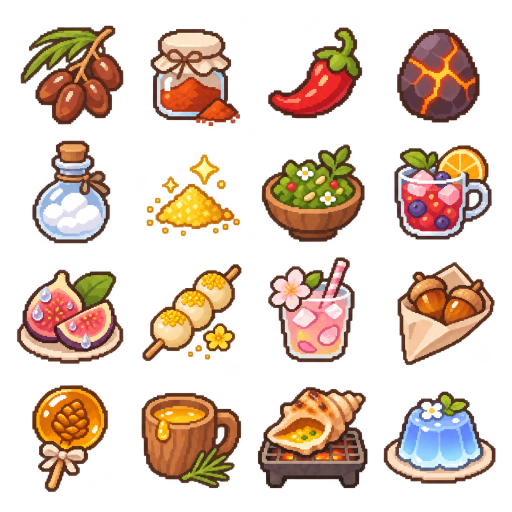
#> input picture art/source/items3_b.png, 1024 x 1024 px, given in place of bears.png, which was not available (shown at 1/2 size)
$ python process_art.py
#> lines starting #> are read from the running program, lines starting #| are printed output that depends on the picture; after the words box and inside, x2 and y2 are one past the last pixel; in counts of white or black regions, pixels touching at a corner belong together
"""AI 생성 시트(art/source/*.png)를 게임용 스프라이트(public/assets/*.png)로 변환한다.

- 캐릭터/오브젝트 시트: 격자 칸별로 잘라 → 반투명 번짐(halo) 제거 → 1/SCALE 축소 → 알파 이진화
- 타일 시트: 칸 중앙(테두리 제외)만 잘라 16×16으로 축소

사용법: python3 scripts/process_art.py
"""
from pathlib import Path
import numpy as np
from PIL import Image, ImageDraw
from scipy import ndimage

ROOT = Path(__file__).resolve().parent.parent
SRC = ROOT / "art" / "source"
OUT = ROOT / "public" / "assets"
OUT.mkdir(parents=True, exist_ok=True)

SCALE = 6          # 캐릭터·오브젝트 축소 배율 (원본 1024px 시트 기준)
TILE = 24
ALPHA_CUT = 140    # 이 값 미만 알파는 투명 처리 (AI 이미지의 뿌연 테두리 제거)


def clean_alpha(im: Image.Image) -> Image.Image:
    im = im.convert("RGBA")
    px = im.load()
    for y in range(im.height):
        for x in range(im.width):
            r, g, b, a = px[x, y]
            px[x, y] = (r, g, b, 255) if a >= ALPHA_CUT else (0, 0, 0, 0)
    return im


def slice_grid(sheet: str, cols: int, rows: int, names: list[list[str | None]], fit: int | None = None):
    """fit: 지정하면 긴 변을 fit px에 맞춘다 (아이콘용). 아니면 1/SCALE 축소."""
#> called with sheet = 'bears.png', cols = 3, rows = 4
    im = Image.open(SRC / sheet).convert("RGBA")
#> im is the input picture: PIL image 1024x1024 RGBA; mean R, G, B, A 137.4, 96.7, 65, 95.8
    cw, ch = im.width / cols, im.height / rows
#> cw = 341.3; ch = 256
    for r in range(rows):
        for c in range(cols):
            name = names[r][c]
            if not name:
                continue
            cell = im.crop((int(c * cw), int(r * ch), int((c + 1) * cw), int((r + 1) * ch)))
            # 알파 기준으로 내용 영역만 남기기 — 칸 중심에 가장 가까운 큰 덩어리(이웃 칸에서 삐져나온 조각 제외)
            a = np.array(cell.getchannel("A")) >= ALPHA_CUT
            lab, n = ndimage.label(ndimage.binary_dilation(a, iterations=6))
            if n == 0:
                print("empty cell", sheet, r, c)
                continue
            sizes = ndimage.sum(np.ones_like(lab), lab, range(1, n + 1))
            keep = int(np.argmax(sizes)) + 1
            region = (lab == keep) & a
            ys, xs = np.nonzero(region)
            bbox = (xs.min(), ys.min(), xs.max() + 1, ys.max() + 1)
            arr = np.array(cell)
            arr[..., 3] = np.where(region, arr[..., 3], 0)
            cell = Image.fromarray(arr).crop(bbox)
            f = (fit / max(cell.width, cell.height)) if fit else (1 / SCALE)
            w = max(1, round(cell.width * f))
            h = max(1, round(cell.height * f))
            small = clean_alpha(cell.resize((w, h), Image.BOX))
            small.save(OUT / f"{name}.png")
            print(f"{name:20s} {w}x{h}")
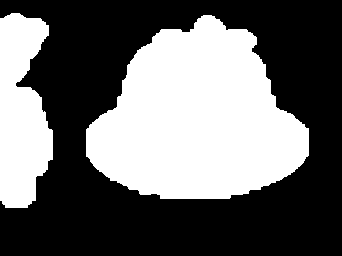
#> a: shape (256, 342) bool; 40.9% white; 2 white regions, box (x1, y1, x2, y2) and area: (86, 15, 309, 199) 28006, (0, 13, 53, 208) 7827
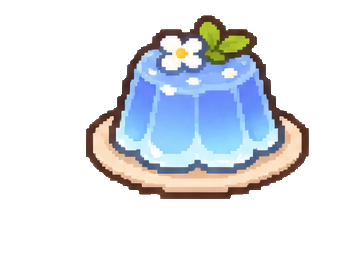
#> arr: shape (256, 342, 4); mean R, G, B, A 126.9, 113.6, 109.5, 80.2; transparent parts drawn white
#> region: shape (256, 342) bool; 32% white; 1 white region, box (x1, y1, x2, y2) and area: (86, 15, 309, 199) 28006


# [30 lines left out: function slice_tiles, not called in this run]


def slice_frames(bear: str, sheet: str, rows: list, scale_row: int):
    """곰 동작 그림(3열 × 2행: 앞·옆·뒤 × 두 동작)을 서 있는 그림과 같은 비율로 맞춘다.
    scale_row 줄의 머리 너비를 서 있는 그림과 견줘 그 장의 배율 하나를 정한다
    (장마다 따로 맞추면 크기가 들쭉날쭉해지고, 팔을 든 그림은 머리 너비를 재기 어렵다)."""
#> called with bear = 'dad', sheet = 'walk_dad.png', scale_row = -1
    im = Image.open(SRC / sheet).convert("RGBA")
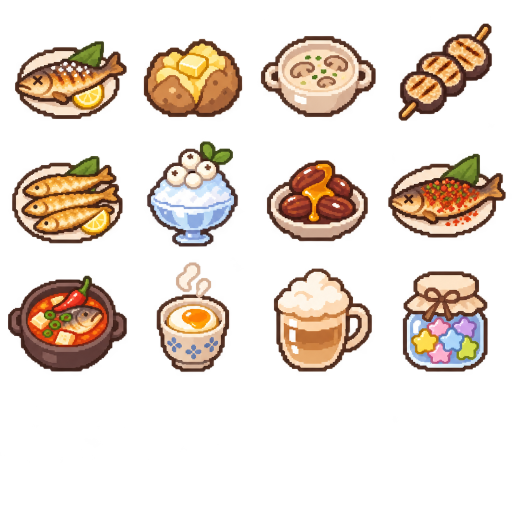
#> input picture art/source/items3_c.png, 1024 x 1024 px, given in place of walk_dad.png, which was not available (shown at 1/2 size)
#> im is the input picture: PIL image 1024x1024 RGBA; mean R, G, B, A 104.1, 80, 60.9, 75
    cw, ch = im.width / 3, im.height / 2
#> cw = 341.3; ch = 512

    def head_w(img):
        al = np.array(img.getchannel("A")) > 0
        top = al[: max(1, int(img.height * 0.4))]
        return max(int(row.sum()) for row in top)

    cells = []
    for r in range(2):
        for c, facing in enumerate(["front", "side", "back"]):
            idle = Image.open(OUT / f"{bear}_{facing}.png").convert("RGBA")
            cell = im.crop((int(c * cw), int(r * ch), int((c + 1) * cw), int((r + 1) * ch)))
            a = np.array(cell.getchannel("A")) >= ALPHA_CUT
#> a: shape (512, 341) bool; 36.8% white; 4 white regions, box (x1, y1, x2, y2) and area: (24, 312, 245, 487) 29729, (30, 83, 253, 238) 25241, (288, 96, 341, 234) 5379, (294, 329, 341, 459) 3843
            lab, n = ndimage.label(ndimage.binary_dilation(a, iterations=6))
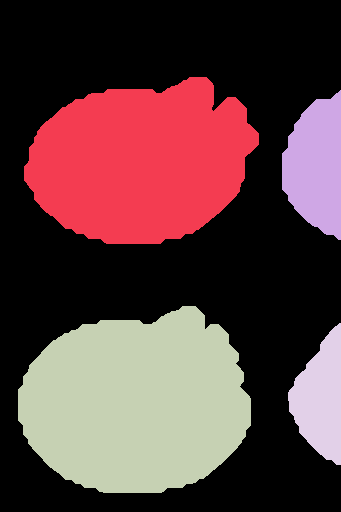
#> lab: shape (512, 341) int32; 5 distinct labels, from 0 to 4; one colour per label, 0 black
#> n = 4
            sizes = ndimage.sum(np.ones_like(lab), lab, range(1, n + 1))
#> sizes = [28905, 6470, 33506, 4784]
            region = (lab == int(np.argmax(sizes)) + 1) & a
#> region: shape (512, 341) bool; 17% white; 1 white region, box (x1, y1, x2, y2) and area: (24, 312, 245, 487) 29729
            ys, xs = np.nonzero(region)
            arr = np.array(cell)
            arr[..., 3] = np.where(region, arr[..., 3], 0)
#> arr: shape (512, 341, 4)
            body = Image.fromarray(arr).crop((xs.min(), ys.min(), xs.max() + 1, ys.max() + 1))
            cells.append((r, facing, idle, body))
    f = float(np.median([head_w(idle) / head_w(body) for r, _, idle, body in cells if r == scale_row or scale_row < 0]))
#> in head_w, `al = np.array(img.getchannel("A")) > 0`: al: shape (33, 34) bool; 64.3% white; 6 black regions (2 under 20 px), largest, box (x1, y1, x2, y2) and area: (0, 10, 16, 33) 146, (0, 0, 28, 16) 101, (17, 20, 34, 33) 84, (28, 0, 34, 15) 59
#> in head_w (call 2), `al = np.array(img.getchannel("A")) > 0`: al: shape (175, 221) bool; 76.9% white; 4 black regions, box (x1, y1, x2, y2) and area: (0, 0, 158, 77) 3681, (172, 0, 221, 86) 1810, (138, 114, 221, 175) 1734, (0, 109, 79, 175) 1721
#> in head_w (call 2), `top = al[: max(1, int(img.height * 0.4))]`: top: shape (70, 221) bool; 65.4% white; 2 black regions, box (x1, y1, x2, y2) and area: (0, 0, 158, 70) 3656, (172, 0, 221, 70) 1696
#> in head_w (call 3), `al = np.array(img.getchannel("A")) > 0`: al: shape (32, 23) bool; 77.2% white; 3 black regions (1 under 20 px), largest, box (x1, y1, x2, y2) and area: (12, 0, 23, 28) 124, (0, 29, 23, 32) 42
#> in head_w (call 4), `al = np.array(img.getchannel("A")) > 0`: al: shape (210, 135) bool; 75.8% white; 4 black regions, box (x1, y1, x2, y2) and area: (71, 118, 135, 210) 2709, (79, 0, 135, 109) 2435, (0, 0, 64, 45) 1458, (0, 176, 17, 210) 257
#> in head_w (call 4), `top = al[: max(1, int(img.height * 0.4))]`: top: shape (84, 135) bool; 67.5% white; 2 black regions, box (x1, y1, x2, y2) and area: (79, 0, 135, 84) 2230, (0, 0, 64, 45) 1458
#> in head_w (call 5), `al = np.array(img.getchannel("A")) > 0`: al: shape (31, 28) bool; 75.6% white; 4 black regions, box (x1, y1, x2, y2) and area: (0, 0, 12, 15) 71, (18, 0, 28, 15) 64, (0, 21, 12, 31) 41, (18, 22, 28, 31) 36
#> in head_w (call 6), `al = np.array(img.getchannel("A")) > 0`: al: shape (167, 234) bool; 69.5% white; 4 black regions, box (x1, y1, x2, y2) and area: (0, 0, 169, 87) 4894, (137, 89, 234, 167) 2936, (180, 0, 234, 76) 2393, (0, 106, 80, 167) 1706
#> in head_w (call 6), `top = al[: max(1, int(img.height * 0.4))]`: top: shape (66, 234) bool; 53.9% white; 2 black regions, box (x1, y1, x2, y2) and area: (0, 0, 169, 66) 4775, (180, 0, 234, 66) 2338
#> in head_w (call 8), `al = np.array(img.getchannel("A")) > 0`: al: shape (191, 237) bool; 70.8% white; 4 black regions, box (x1, y1, x2, y2) and area: (0, 0, 154, 77) 3856, (0, 106, 87, 191) 3148, (163, 0, 237, 84) 3136, (146, 116, 237, 191) 3067
#> in head_w (call 8), `top = al[: max(1, int(img.height * 0.4))]`: top: shape (76, 237) bool; 61.4% white; 2 black regions, box (x1, y1, x2, y2) and area: (0, 0, 154, 76) 3855, (163, 0, 237, 76) 3101
#> in head_w (call 10), `al = np.array(img.getchannel("A")) > 0`: al: shape (206, 134) bool; 84.2% white; 4 black regions, box (x1, y1, x2, y2) and area: (0, 0, 76, 60) 2102, (0, 84, 50, 206) 1460, (98, 0, 134, 24) 482, (104, 184, 134, 206) 304
#> in head_w (call 10), `top = al[: max(1, int(img.height * 0.4))]`: top: shape (82, 134) bool; 76.5% white; 2 black regions, box (x1, y1, x2, y2) and area: (0, 0, 76, 60) 2102, (98, 0, 134, 24) 482
#> in head_w (call 12), `al = np.array(img.getchannel("A")) > 0`: al: shape (200, 169) bool; 88.1% white; 5 black regions, box (x1, y1, x2, y2) and area: (0, 0, 51, 94) 1560, (121, 0, 169, 64) 1184, (123, 166, 169, 200) 578, (0, 166, 46, 200) 572, (160, 71, 169, 94) 113
#> in head_w (call 12), `top = al[: max(1, int(img.height * 0.4))]`:
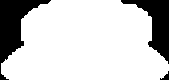
#> top: shape (80, 169) bool; 80.1% white; 3 black regions, box (x1, y1, x2, y2) and area: (0, 0, 51, 80) 1474, (121, 0, 169, 64) 1184, (160, 71, 169, 80) 37
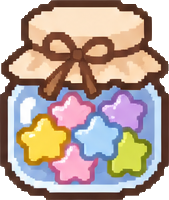
#> body: PIL image 169x200 RGBA; mean R, G, B, A 168.6, 145.8, 133.5, 221.9; transparent parts drawn white
    for r, facing, idle, body in cells:
        body = clean_alpha(body.resize((max(1, round(body.width * f)), max(1, round(body.height * f))), Image.BOX))
        w = max(body.width, idle.width)
        h = body.height + 2
        out = Image.new("RGBA", (w, h), (0, 0, 0, 0))
        # 그림자: 서 있는 그림처럼 발밑에 두 줄
        d = ImageDraw.Draw(out)
        sw = idle.width - 6
        d.rectangle(((w - sw) // 2, h - 2, (w - sw) // 2 + sw - 1, h - 2), fill=(158, 145, 156, 255))
        d.rectangle(((w - sw) // 2 + 2, h - 1, (w - sw) // 2 + sw - 3, h - 1), fill=(158, 145, 156, 255))
        out.alpha_composite(body, ((w - body.width) // 2, h - 2 - body.height))
        name = f"{bear}_{facing}_{rows[r]}"
        out.save(OUT / f"{name}.png")
        print(f"{name:20s} {w}x{h}")


if __name__ == "__main__":
    slice_grid(
        "bears.png", 3, 4,
        [
            ["dad_front", "dad_side", "dad_back"],
            ["mom_front", "mom_side", "mom_back"],
            ["kid_front", "kid_side", "kid_back"],
            ["baby_front", "baby_side", "baby_back"],
        ],
    )
    for bear in ["dad", "mom", "kid", "baby"]:
        slice_frames(bear, f"walk_{bear}.png", ["w1", "w2"], -1)
        # 동작: 치켜들기(a1)·내려치기(a2) / 주먹(a3)·줍기(a4)
        slice_frames(bear, f"act_{bear}_a.png", ["a1", "a2"], 1)
#> call 2 of slice_frames, with bear = 'dad', sheet = 'act_dad_a.png', scale_row = 1
#> after the loop in slice_frames (call 2), `for r, facing, idle, body in cells:`:
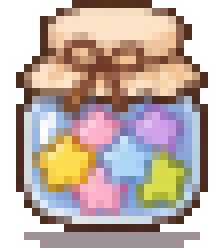
#> out: PIL image 28x31 RGBA (shown 8 times larger); mean R, G, B, A 129.5, 113.3, 105.6, 190.7; transparent parts drawn white
        slice_frames(bear, f"act_{bear}_b.png", ["a3", "a4"], 0)
#> (the run stopped early here; a loop or call above may not have finished)
